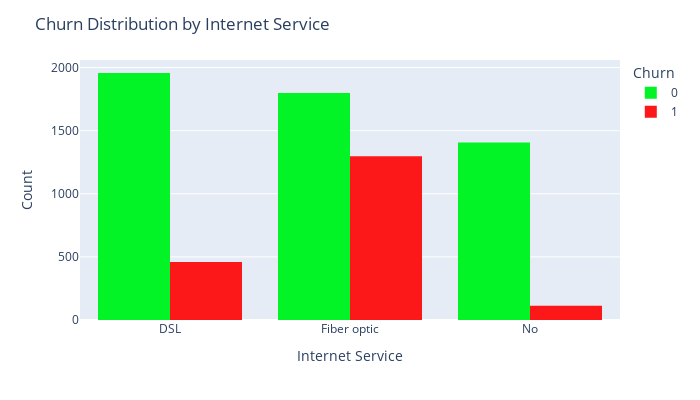

The code cell stored with this chart in its notebook:
### Code cell
# Churn % by InternetService
internet_churn = df.groupby(['InternetService', 'Churn']).size().unstack(fill_value=0)
internet_churn_pct = internet_churn.div(internet_churn.sum(axis=1), axis=0) * 100
print("\nChurn % by InternetService:")
print(internet_churn_pct)

# Plot
fig = px.histogram(
    df,
    x="InternetService",
    color="Churn",
    width=700,
    height=400,
    barmode='group',
    color_discrete_sequence=["#02F426", "#FC1818"]
)

fig.update_layout(
    title="Churn Distribution by Internet Service",
    xaxis_title="Internet Service",
    yaxis_title="Count"
)

fig.show()

### Figure 1 — Plotly figure (JSON) as saved in the notebook; plotly's stock layout.template omitted (floating-point values rounded to 4 significant figures; data arrays with more than 128 entries replaced by an {"elided": "..."} marker saying what was removed)
{"data": [{"alignmentgroup": "True", "bingroup": "x", "hovertemplate": "Churn=0<br>InternetService=%{x}<br>count=%{y}<extra></extra>", "legendgroup": "0", "marker": {"color": "#02F426", "pattern": {"shape": ""}}, "name": "0", "offsetgroup": "0", "orientation": "v", "showlegend": true, "type": "histogram", "x": {"elided": "5163 str values"}, "xaxis": "x", "yaxis": "y"}, {"alignmentgroup": "True", "bingroup": "x", "hovertemplate": "Churn=1<br>InternetService=%{x}<br>count=%{y}<extra></extra>", "legendgroup": "1", "marker": {"color": "#FC1818", "pattern": {"shape": ""}}, "name": "1", "offsetgroup": "1", "orientation": "v", "showlegend": true, "type": "histogram", "x": {"elided": "1869 str values"}, "xaxis": "x", "yaxis": "y"}], "layout": {"barmode": "group", "height": 400, "legend": {"title": {"text": "Churn"}, "tracegroupgap": 0}, "margin": {"t": 60}, "title": {"text": "Churn Distribution by Internet Service"}, "width": 700, "xaxis": {"anchor": "y", "domain": [0, 1], "title": {"text": "Internet Service"}}, "yaxis": {"anchor": "x", "domain": [0, 1], "title": {"text": "Count"}}}}
